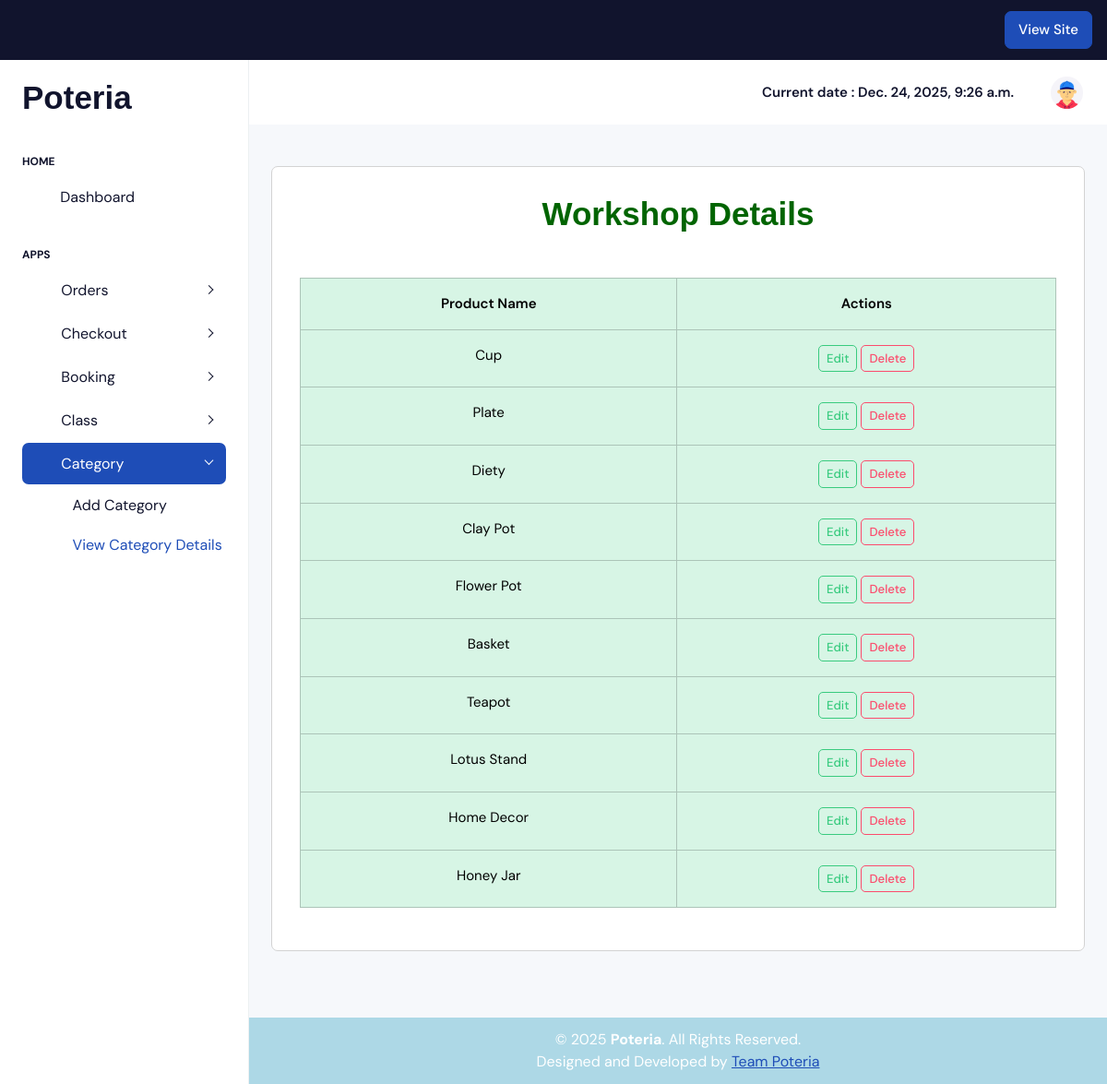
Page /displayproduct/ on the committed database.
### Myapp/models.py (models this page shows, shortened)
class productdb(models.Model):
    Product_name=models.CharField(max_length=30,null=True,blank=True)

### Myapp/views.py (the view)
# urls.py: path('displayproduct/', views.displayproduct, name="displayproduct"),
def displayproduct(request):
    date = datetime.datetime.now()
    data=productdb.objects.all()
    return render(request,"displayproduct.html",{'data':data,'date':date})

### Myapp/templates/displayproduct.html (shortened to what this page needs)
<!DOCTYPE html>
<html lang="en">
{% extends 'index.html' %}
{% load static %}
{% block content %}
<head>
</head>
<body>
<div class="container-fluid" style="margin:0px; padding:0px;">
  <div class="card mb-5" style="width:auto; margin:auto; border:1px solid lightgrey; height:auto;">
    <div class="card-body">
      <h1 class="text-center mb-5" style="color:darkgreen; font-size:35px; font-weight:bold; font-family:Arial;">
        Workshop Details
      </h1>
 <div class="table-responsive">
      <table class="table table-bordered table-hover table-success">
        <thead class="table-success text-center">
          <tr>
            <th>Product Name</th>
            <th>Actions</th>
          </tr>
        </thead>
        <tbody class="text-center">
          {% for i in data %}
          <tr>
            <td>{{i.Product_name}}</td>
            <td>
              <a href="{% url 'editproduct' w_id=i.id %}">
                <button type="button" class="btn btn-outline-success btn-sm">Edit</button>
              </a>
              <a href="{% url 'deleteproduct' w_id=i.id %}">
                <button type="button" class="btn btn-outline-danger btn-sm">Delete</button>
              </a>
            </td>
          </tr>
        {% endfor %}
        </tbody>
      </table>
 </div>
    </div>
  </div>
</div>
</body>
</html>
{% endblock %}

### rows in the picture
productdb: Product_name "Cup"
productdb: Product_name "Plate"
productdb: Product_name "Diety"
productdb: Product_name "Clay Pot"
productdb: Product_name "Flower Pot"
productdb: Product_name "Basket"
productdb: Product_name "Teapot"
productdb: Product_name "Lotus Stand"
productdb: Product_name "Home Decor"
productdb: Product_name "Honey Jar"

### other values in the picture
{{ date }} "Dec. 24, 2025, 9:26 a.m."
